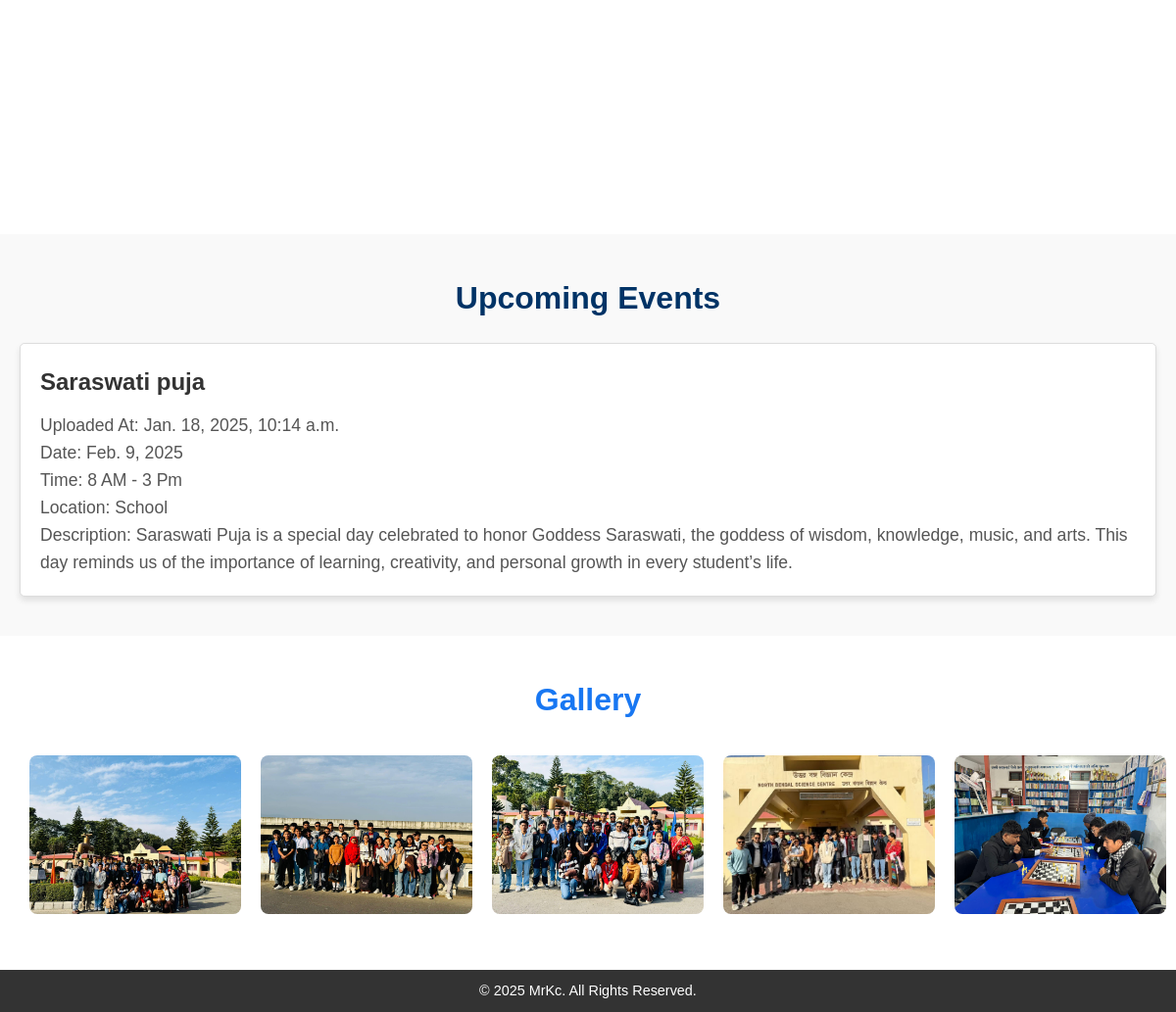
Before: / (lower part) with the older database file.
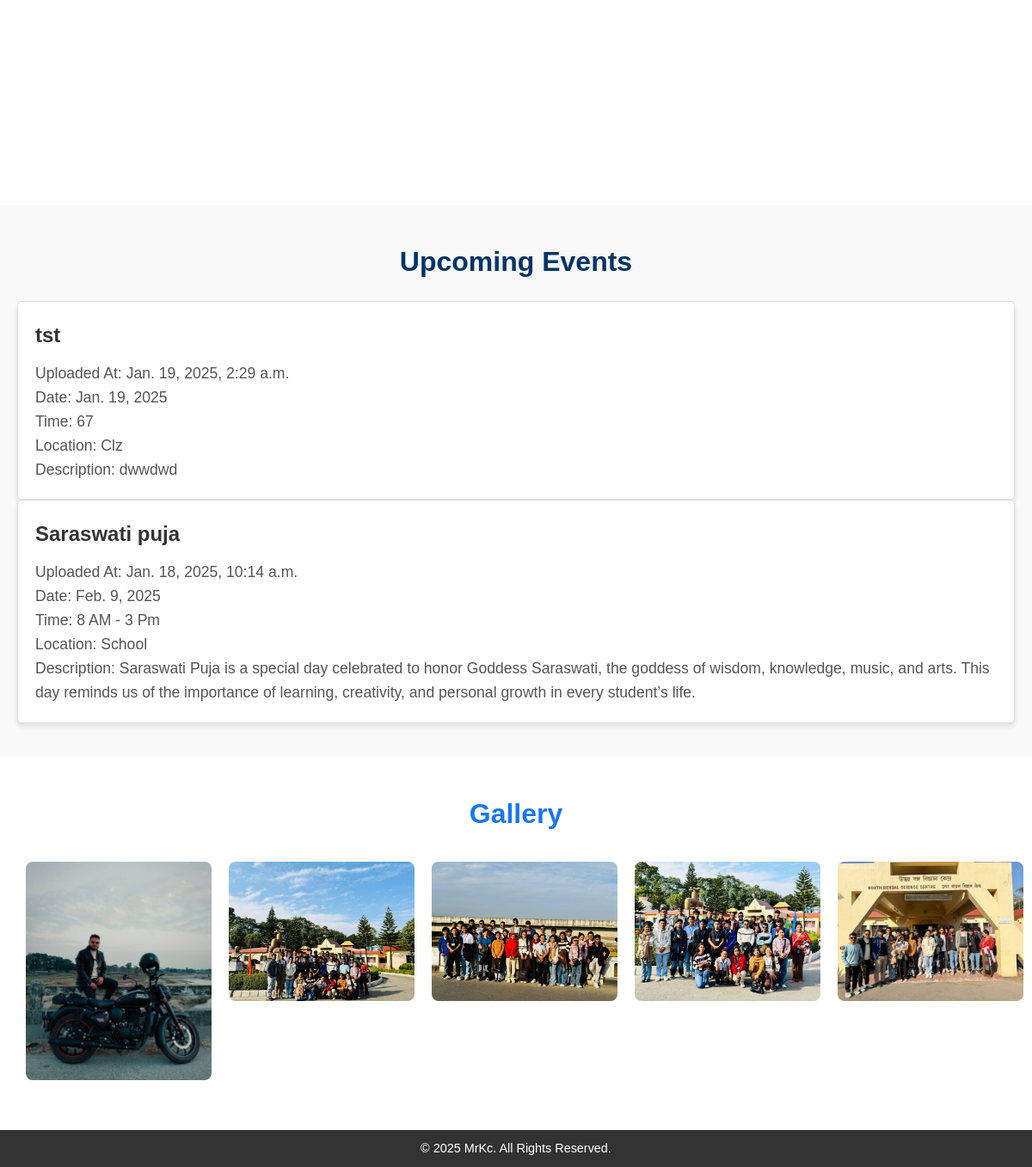
After: the same page with the newer database file.
### home/models.py (models this page shows, shortened)
class Event(models.Model):
    user=models.ForeignKey(User,on_delete=models.CASCADE,default=1)
    Title = models.CharField(max_length=100)
    date = models.DateField()
    Time = models.CharField(max_length=10)
    Location = models.CharField(max_length=100)
    Description = models.TextField()
    uploaded_date = models.DateTimeField(auto_now_add=True,)
    updated_at = models.DateTimeField(auto_now=True)

class Gallery(models.Model):
    user = models.ForeignKey(User,on_delete=models.DO_NOTHING)
    name = models.CharField(max_length=100)
    image  = models.ImageField(blank=True)
    date = models.DateTimeField(auto_now_add=True)

### home/views.py (the view)
# urls.py: 2. Add a URL to urlpatterns:  path('', views.home, name='home')
def home(request):
    data = models.Event.objects.all().order_by('-uploaded_date')[:2]
    image = models.Gallery.objects.all().order_by('-date')[:5]
    context = {
        'events':data,
        'images':image
    }
    return render(request,'home/home.html',context)

### home/templates/home/home.html (shortened to what this page needs)
<!DOCTYPE html>
<html lang="en">
        {% extends "home/base.html" %}

### home/templates/home/base.html (shortened to what this page needs)
<!DOCTYPE html>
<html lang="en">
<head>
    {% load static %}
    <link rel="stylesheet" href="{% static 'home/css/base.css' %}">
</head>
<body>
    {% block video %}
    <header class="hero">
        <div class="hero-video">
            <video autoplay loop muted>
                <source src="{% static 'home/videos/video.mp4' %}" type="video/mp4">
            </video>
        </div>
    </header>
    {% endblock video %}
    {% block event %}
    <section id="upcoming-events" class="upcoming-events">
        <div class="container">
            <h2>Upcoming Events</h2>
            {% if events %}
                {% for event in events %}
                    <div class="event">
                        <h3>{{ event.Title }}</h3>
                        <p>Uploaded At: {{ event.uploaded_date }}</p>
                        <p>Date: {{ event.date }}</p>
                        <p>Time: {{ event.Time }}</p>
                        <p>Location: {{ event.Location }}</p>
                        <p>Description: {{ event.Description }}</p>
                    </div>
                {% endfor %}
            {% else %}
                <div class="event">
                    <h3>No Upcoming Events</h3>
                </div>
            {% endif %}
        </div>
    </section>
    {% endblock event %}
    {% block gallery %}
    <section id="gallery" class="gallery">
        <div class="container">
            <h2>Gallery</h2>
            <div class="gallery-grid">
                {% for image in images %}
                    <div class="gallery-item">
                        <img src="{{ image.image.url }}" alt="Gallery Image">
                    </div>
                {% endfor %}
            </div>
        </div>
    </section>
    {% endblock gallery %}
    {% block footer %}
    <footer>
        <div class="container">
            <p>&copy; 2025 MrKc. All Rights Reserved.</p>
        </div>
    </footer>
    {% endblock footer %}
</body>
</html>

Changed rows visible on the page:
no longer on this page (row unchanged): Gallery: image (picture)
added Event: Title "tst", uploaded_date "Jan. 19, 2025, 2:29 a.m.", date "Jan. 19, 2025", Time "67", Location "Clz", Description "dwwdwd"
added Gallery: image (picture)
